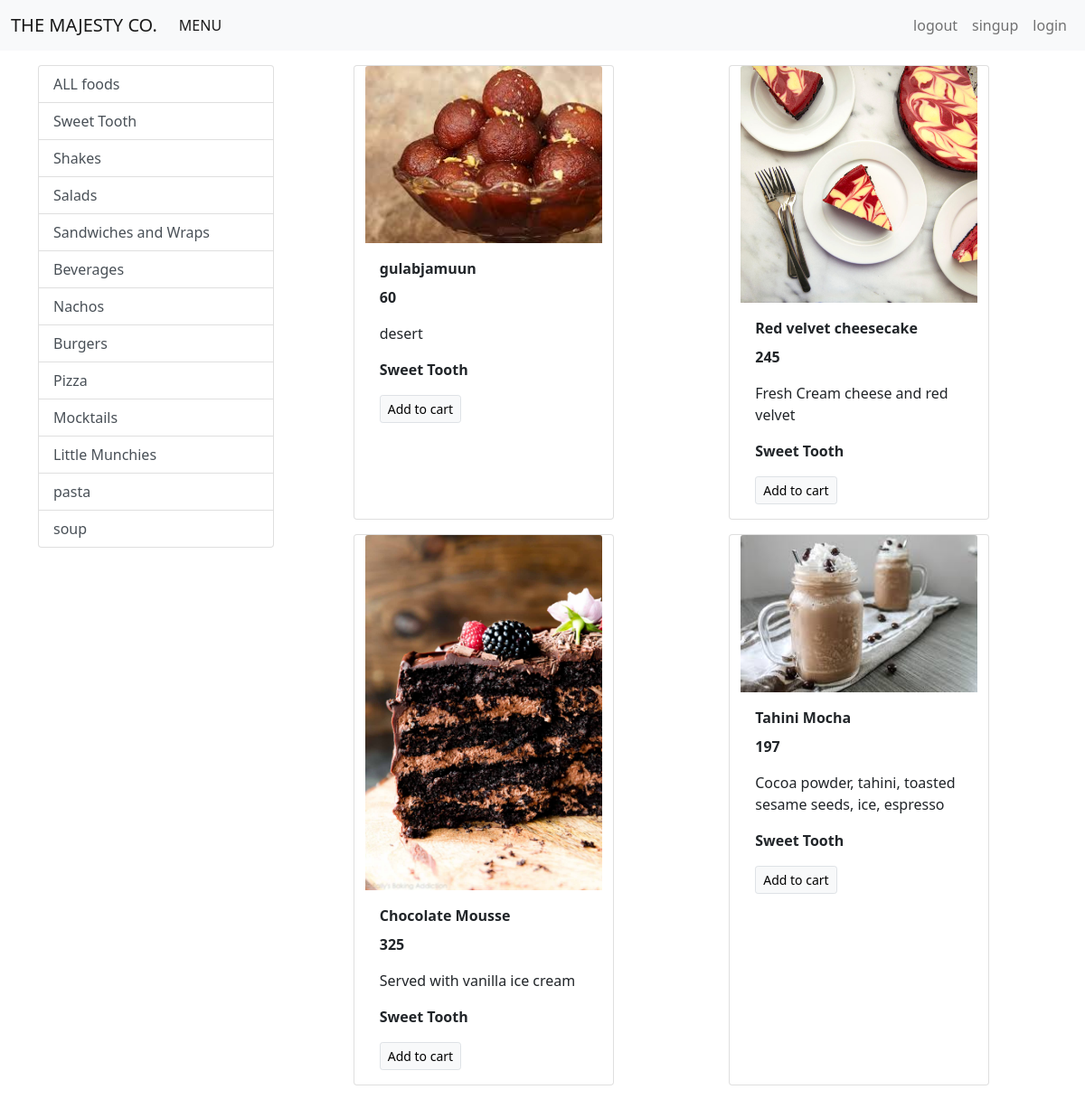
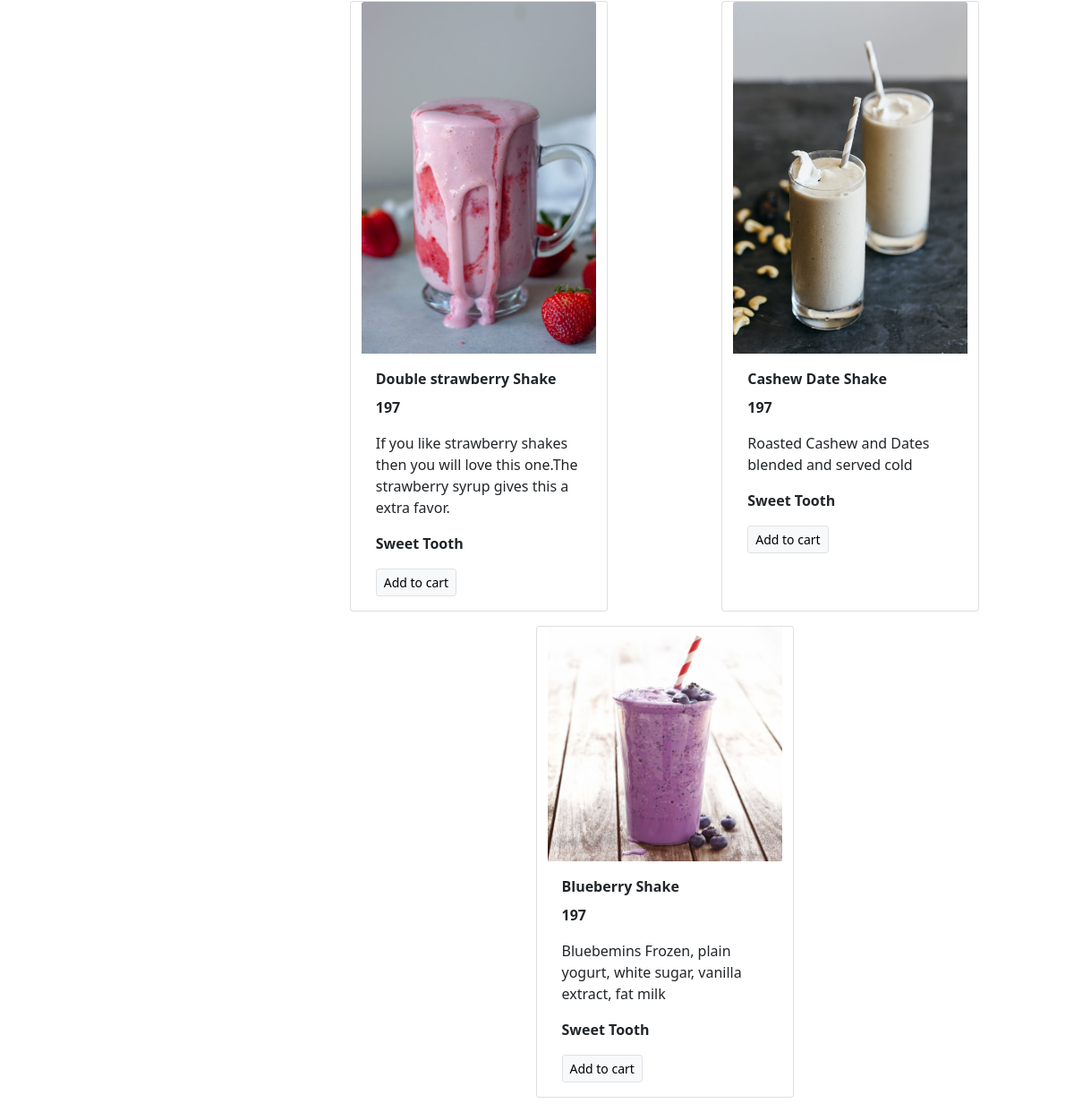
/?category=1, run on the app's committed database (2 pictures, top to bottom).
### menue/models/category.py (models this page shows)
class Category(models.Model):
    name = models.CharField(max_length=20)
    @staticmethod
    def get_all_categories():
        return Category.objects.all()
    def __str__(self):
        return self.name

### menue/models/product.py (models this page shows, shortened)
class Product(models.Model):
    name = models.CharField(max_length=50)
    price = models.IntegerField(default=0)
    description = models.CharField(max_length=200, default='', null=True, blank=True)
    image = models.ImageField(upload_to='products/')
    category = models.ForeignKey(Category, on_delete=models.CASCADE, default=1)
    @staticmethod
    def get_all_products_by_categoryid(category_id):
        if category_id:
            return Product.objects.filter(category = category_id)
        else:
            return Product.get_all_products();

### menue/views.py (the view)
# urls.py: path('', index),
def index(request):
    products = None
    categories = Category.get_all_categories()
    categoryID = request.GET.get('category')
    if categoryID:
        products = Product.get_all_products_by_categoryid(categoryID)
    else:
        products = Product.get_all_products()
    data = {}
    data['products'] = products
    data['categories'] = categories
    return render(request, 'index.html', data)

### menue/templates/index.html
{% extends 'base.html' %}
{% block content %}
<div class="container mt-3 ">
 <div class="row">
  <div class="col-lg-3 mx-auto">
    <div class="list-group">
      <a href="/" class="list-group-item list-group-item-action ">ALL foods</a>
      {% for category in categories %}
      <a href="/?category={{category.id}}" class="list-group-item list-group-item-action ">{{category.name}}</a>
      {% endfor %}
    </div>
  </div>
    <div id='product' class="col-lg-9 mx-auto">
      <div class="row mx-auto">
        {% for product in products  %}
         <div class="card mx-auto mb-3" style="width: 18rem;">
           <img src="{{product.image.url}}" class="card-img-top" alt="...">
           <div class="card-body">
             <p class="card-title"><b>{{product.name}}</b></p>
             <p class="card-text"><b>{{product.price}}</b></p>
             <p class="card-text">{{product.description}}</p>
             <p class="card-text"><b>{{product.category}}</b></p>
             <a href="#" class="btn btn-light border btn-sm">Add to cart</a>
           </div>
         </div>
        {%  endfor %}
      </div>
    </div>
  </div>
</div>
{% endblock %}

### data on the page
Category: name "Sweet Tooth"
Category: name "Shakes"
Category: name "Salads"
Category: name "Sandwiches and Wraps"
Category: name "Beverages"
Category: name "Nachos"
Category: name "Burgers"
Category: name "Pizza"
Category: name "Mocktails"
Category: name "Little Munchies"
Category: name "pasta"
Category: name "soup"
Product: image (picture), name "gulabjamuun", price "60", description "desert", category "Sweet Tooth"
Product: image (picture), name "Red velvet cheesecake", price "245", description "Fresh Cream cheese and red velvet", category "Sweet Tooth"
Product: image (picture), name "Chocolate Mousse", price "325", description "Served with vanilla ice cream", category "Sweet Tooth"
Product: image (picture), name "Tahini Mocha", price "197", description "Cocoa powder, tahini, toasted sesame seeds, ice, espresso", category "Sweet Tooth"
Product: image (picture), name "Double strawberry Shake", price "197", description "If you like strawberry shakes then you will love this one.The strawberry syrup gives this a extra favor.", category "Sweet Tooth"
Product: image (picture), name "Cashew Date Shake", price "197", description "Roasted Cashew and Dates blended and served cold", category "Sweet Tooth"
Product: image (picture), name "Blueberry Shake", price "197", description "Bluebemins Frozen, plain yogurt, white sugar, vanilla extract, fat milk", category "Sweet Tooth"
